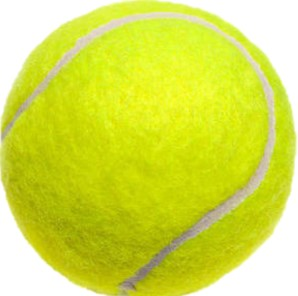
#> input picture master/src/pegasus_nav/src/tennisBallTemplate.jpg, 298 x 296 px
$ python multiScale_templateMatching.py   (Python 2 division)
#> lines starting #> are read from the running program, lines starting #| are printed output that depends on the picture
# import the necessary packages
import numpy as np
import imutils
import cv2
import sys


class ballLocations:
    """[summary]
    Stores the location of the bounding rectangles, centre, radius and the scale
    space they were found in for all possible ball locations
    """

    # [6 lines left out: function __init__, not called in this run]


class Accumulator:
    """[summary]
    Used to accumulate predicted ball locations
    """

    # [22 lines left out: functions createAccum, vote, not called in this run]

    def errodeAccum(self, kernel=(5, 5), errosion_iters=2):
        self.accum = cv2.erode(self.accum, kernel=kernel,
                               iterations=errosion_iters)

    def normaliseAccum(self):
        cv2.normalize(self.accum, self.accum, 0, 1, cv2.NORM_MINMAX)

    def convert8Bit(self):
        return (255*self.accum).astype('uint8')

    def convertFloat(self):
        self.accum = (self.accum / 255.).astype('float64')

    def inverseAccum(self):
        return 255 - self.accum

    def findMax(self):
        """ find the max response in the accumulator """
        (_, self.maxVal, _, self.maxLoc) = cv2.minMaxLoc(self.accum)

    # [58 lines left out: functions findBlob, checkEndKey, not called in this run]


def getTemplate(filename, width=24):
    """[summary]
    Retrieves a template for template matching.
    Resizes template.
    Converts template into HSV color space.

    Arguments:
        filename {str} -- directory of template
        width {int} -- width that the template should be resized to

    Returns:
        [tH] -- template height
        [tW] -- template width
        [hsv_template] -- template in HSV color space
    """
#> called with width = 24
    template = cv2.imread(filename)
#> template is the input picture: shape (296, 298, 3); mean B, G, R 76.2, 223.3, 212.5
    template = imutils.resize(template, width=width)
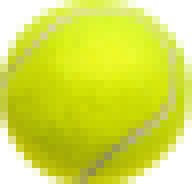
#> template: shape (23, 24, 3) (shown 8 times larger); mean B, G, R 76.2, 223.3, 212.5
    hsv_template = cv2.cvtColor(template, cv2.COLOR_BGR2HSV)
#> hsv_template: shape (23, 24, 3); mean H, S, V 28.4, 174.2, 223.3
    (tH, tW) = template.shape[:2]
#> tH = 23; tW = 24
    # cv2.imshow("Template", template)
    # cv2.imshow("Template HSV", hsv_template)
    return tH, tW, hsv_template


# [243 lines left out: function multiScaleTemplateMatching, not called in this run]


"""
Real time tennis ball detection
"""
if __name__ == "__main__":
    directory = sys.path[0]
    # get HSV template of tennis ball
    filename = directory + '/tennisBallTemplate.jpg'
    tH, tW, hsv_template = getTemplate(filename, width=24)
#> tH = 23; tW = 24

    # start camera
#> (the run stopped early here; a loop or call above may not have finished)
